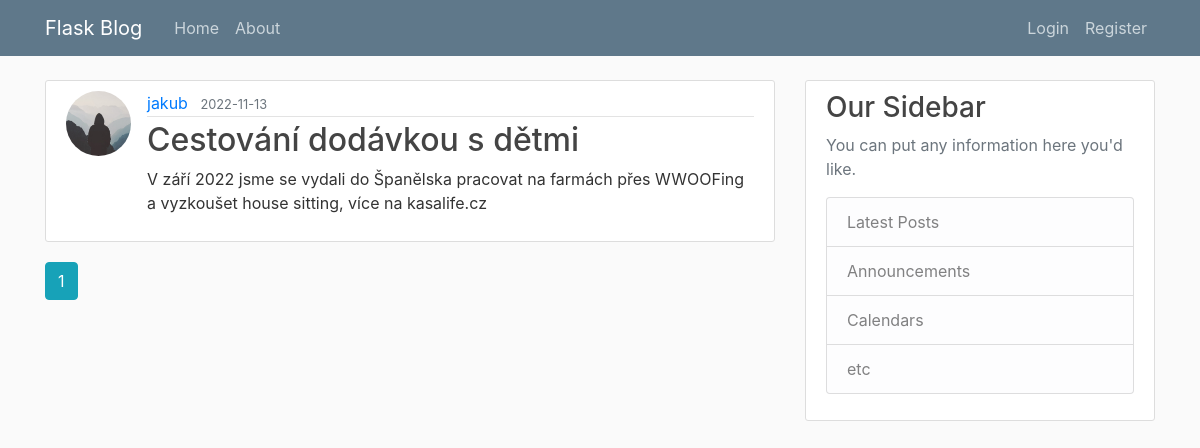
The app's page /home, older data.
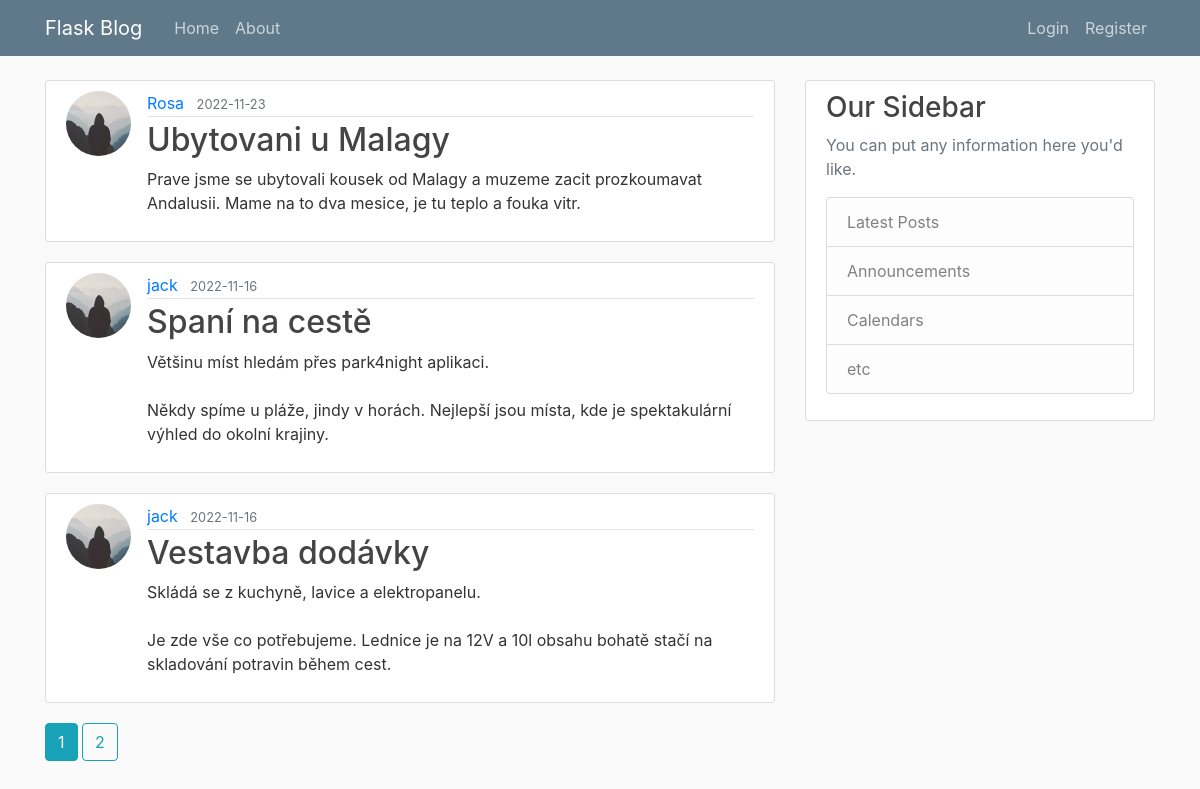
The same page, newer data.
### travelblog/models.py (models this page shows, shortened)
class Post(db.Model):
    id = db.Column(db.Integer, primary_key=True)
    title = db.Column(db.String(100), nullable = False)
    date_posted = db.Column(db.DateTime, nullable = False, default = datetime.utcnow)
    content = db.Column(db.Text, nullable = False)
    user_id = db.Column(db.Integer, db.ForeignKey('user.id'), nullable = False)

class User(db.Model, UserMixin):
    id = db.Column(db.Integer, primary_key=True)
    username = db.Column(db.String(20), unique=True, nullable = False)
    email = db.Column(db.String(120), unique=True, nullable = False)
    image_file = db.Column(db.String(20), nullable = False, default ='default.jpg')
    password = db.Column(db.String(60), nullable = False)
    posts = db.relationship('Post', backref='author', lazy=True)

### travelblog/main/routes.py (the view)
@main.route('/')
@main.route('/home')
def home():
    page = request.args.get('page', 1, type=int)
    posts = Post.query.order_by(Post.date_posted.desc()).paginate(page=page, per_page=3)
    return render_template ('home.html', posts = posts)

### travelblog/templates/home.html
{% extends "layout.html" %}
{% block content %}
	{% for post in posts.items %}
		<article class="media content-section">
			<img class="rounded-circle article-img" src="{{ url_for('static', filename='profile_pics/' + post.author.image_file) }}">
		  <div class="media-body">
		    <div class="article-metadata">
		      <a class="mr-2" href="{{ url_for('users.user_posts', username=post.author.username) }}">{{ post.author.username }}</a>
		      <small class="text-muted">{{ post.date_posted.strftime('%Y-%m-%d') }}</small>
		    </div>
		    <h2><a class="article-title" href="{{ url_for('posts.post', post_id = post.id) }}">{{ post.title }}</a></h2>
		    <p class="article-content">{{ post.content }}</p>
		  </div>
		</article>
	{% endfor %}
	{% for page_num in posts.iter_pages(left_edge=1, right_edge=1, left_current=1, right_current=2) %}
		{% if page_num %}
			{% if posts.page == page_num %}
				<a class="btn btn-info mb-4" href="{{ url_for('main.home', page=page_num) }}">{{page_num}}</a>
			{% else %}
				<a class="btn btn-outline-info mb-4" href="{{ url_for('main.home', page=page_num) }}">{{page_num}}</a>
			{% endif %}
		{% else %}
			...
		{% endif %}
	{% endfor %}
{% endblock content %}

Row changes from the older to the newer data that the page shows:
no longer on this page (row edited): Post: image_file (placeholder picture), author.username "jakub", date_posted "2022-11-13", title "Cestování dodávkou s dětmi", content "V září 2022 jsme se vydali do Španělska pracovat na farmách přes WWOOFing a vyzkoušet house sitting, více na kasalife.cz"
added Post: image_file (placeholder picture), author.username "Rosa", date_posted "2022-11-23", title "Ubytovani u Malagy", content "Prave jsme se ubytovali kousek od Malagy a muzeme zacit prozkoumavat Andalusii. Mame na to dva mesice, je tu teplo a fouka vitr."
added Post: image_file (placeholder picture), author.username "jack", date_posted "2022-11-16", title "Spaní na cestě", content "Většinu míst hledám přes park4night aplikaci. Někdy spíme u pláže, jindy v horách. Nejlepší jsou místa, kde je spektakulární výhled do okolní krajiny."
added Post: image_file (placeholder picture), author.username "jack", date_posted "2022-11-16", title "Vestavba dodávky", content "Skládá se z kuchyně, lavice a elektropanelu. Je zde vše co potřebujeme. Lednice je na 12V a 10l obsahu bohatě stačí na skladování potravin během cest."
Text that changed along with them:
new list line: "2"
